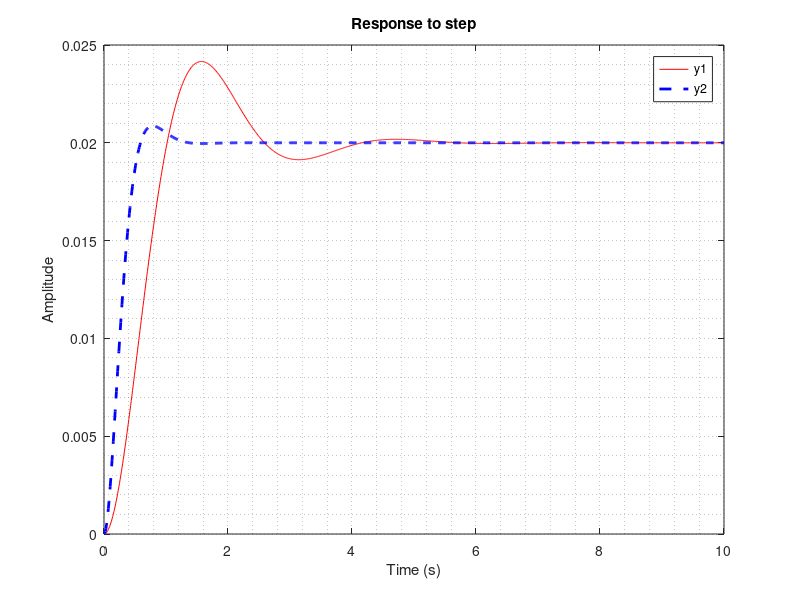

The MATLAB source for this figure:
% original system
t = 0:0.01:10;
J = 1;
c = 2;
k_theta = 5;
K = 0.1; % step input amplitude

A = [0, 1; -(k_theta/J) -(c/J)];
B = [0; 1/J];
C = [1 0];
D = [0];
sys1 = ss(A,B,C,D) * K;

% new system
k_1 = 27;
k_2 = 6;
K = 0.64;
A = [0, 1; -(k_theta+k_1)/J -(c+k_2)/J];
B = [0; 1/J];
C = [1 0];
D = [0];
sys2 = ss(A,B,C,D) * K;

% plot step responce
[y1,t] = step(sys1,t);
[y2,t] = step(sys2,t);
plot(t,y1,'r',t,y2,'b--','linewidth',2)
grid minor
title('Response to step')
xlabel('Time (s)')
ylabel('Amplitude')
legend('y1', 'y2')